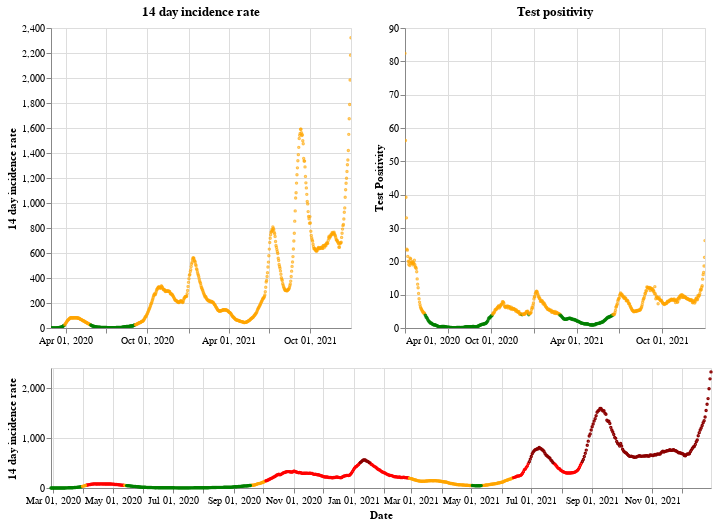

Here is the notebook cell this chart was saved with:
### Markdown cell above
## Scotland

### Code cell
plot_traffic_light('Scotland')

### Figure 1 — Vega-Lite specification as saved in the notebook (floating-point values rounded to 4 significant figures; data arrays with more than 128 entries replaced by an {"elided": "..."} marker saying what was removed)
{"config": {"view": {"continuousWidth": 400, "continuousHeight": 300}}, "vconcat": [{"hconcat": [{"mark": {"type": "point", "size": 2}, "encoding": {"color": {"condition": {"value": "green", "test": "(datum.twoWeeklyCasesRate <= 25)"}, "value": "orange"}, "tooltip": [{"type": "nominal", "field": "areaName"}, {"type": "temporal", "field": "date"}, {"type": "quantitative", "field": "twoWeeklyCasesRate"}, {"type": "quantitative", "field": "testPositivity"}], "x": {"type": "temporal", "axis": {"title": ""}, "field": "date", "scale": {"domain": {"selection": "DateBrush"}}, "timeUnit": "yearmonthdate"}, "y": {"type": "quantitative", "axis": {"title": "14 day incidence rate"}, "field": "twoWeeklyCasesRate"}}, "title": "14 day incidence rate", "width": 300}, {"mark": {"type": "point", "size": 2}, "encoding": {"color": {"condition": {"value": "green", "test": "(datum.testPositivity <= 4)"}, "value": "orange"}, "tooltip": [{"type": "nominal", "field": "areaName"}, {"type": "temporal", "field": "date"}, {"type": "quantitative", "field": "twoWeeklyCasesRate"}, {"type": "quantitative", "field": "testPositivity"}], "x": {"type": "temporal", "axis": {"title": ""}, "field": "date", "scale": {"domain": {"selection": "DateBrush"}}, "timeUnit": "yearmonthdate"}, "y": {"type": "quantitative", "axis": {"title": "Test Positivity"}, "field": "testPositivity"}}, "title": "Test positivity", "width": 300}]}, {"layer": [{"mark": {"type": "point", "size": 2}, "encoding": {"color": {"condition": {"value": "orange", "test": "(((datum.testPositivity < 4) && (datum.twoWeeklyCasesRate >= 50)) && (datum.twoWeeklyCasesRate < 200))"}, "value": "red"}, "opacity": {"condition": {"value": 1, "test": "((datum.twoWeeklyCasesRate >= 50) && (datum.twoWeeklyCasesRate < 500))"}, "value": 0}, "tooltip": [{"type": "nominal", "field": "areaName"}, {"type": "temporal", "field": "date"}, {"type": "quantitative", "field": "twoWeeklyCasesRate"}, {"type": "quantitative", "field": "testPositivity"}], "x": {"type": "temporal", "axis": {"title": "Date"}, "field": "date", "timeUnit": "yearmonthdate"}, "y": {"type": "quantitative", "axis": {"title": "14 day incidence rate"}, "field": "twoWeeklyCasesRate"}}, "selection": {"DateBrush": {"type": "interval", "encodings": ["x"], "fields": ["Time"]}}}, {"mark": {"type": "point", "size": 2}, "encoding": {"color": {"value": "darkred"}, "opacity": {"condition": {"value": 1, "test": "(datum.twoWeeklyCasesRate >= 500)"}, "value": 0}, "tooltip": [{"type": "nominal", "field": "areaName"}, {"type": "temporal", "field": "date"}, {"type": "quantitative", "field": "twoWeeklyCasesRate"}, {"type": "quantitative", "field": "testPositivity"}], "x": {"type": "temporal", "axis": {"title": "Date"}, "field": "date", "timeUnit": "yearmonthdate"}, "y": {"type": "quantitative", "axis": {"title": "14 day incidence rate"}, "field": "twoWeeklyCasesRate"}}}, {"mark": {"type": "point", "size": 2}, "encoding": {"color": {"condition": {"value": "green", "test": "((datum.testPositivity < 4) && (datum.twoWeeklyCasesRate < 50))"}, "value": "orange"}, "opacity": {"condition": {"value": 1, "test": "(datum.twoWeeklyCasesRate < 50)"}, "value": 0}, "tooltip": [{"type": "nominal", "field": "areaName"}, {"type": "temporal", "field": "date"}, {"type": "quantitative", "field": "twoWeeklyCasesRate"}, {"type": "quantitative", "field": "testPositivity"}], "x": {"type": "temporal", "axis": {"title": "Date"}, "field": "date", "timeUnit": "yearmonthdate"}, "y": {"type": "quantitative", "axis": {"title": "14 day incidence rate"}, "field": "twoWeeklyCasesRate"}}}], "height": 120, "width": 660}], "data": {"name": "data-a1e4927fef5111f6e273d71812056caa"}, "$schema": "https://vega.github.io/schema/vega-lite/v4.8.1.json", "datasets": {"data-a1e4927fef5111f6e273d71812056caa": {"elided": "673 records"}}}
